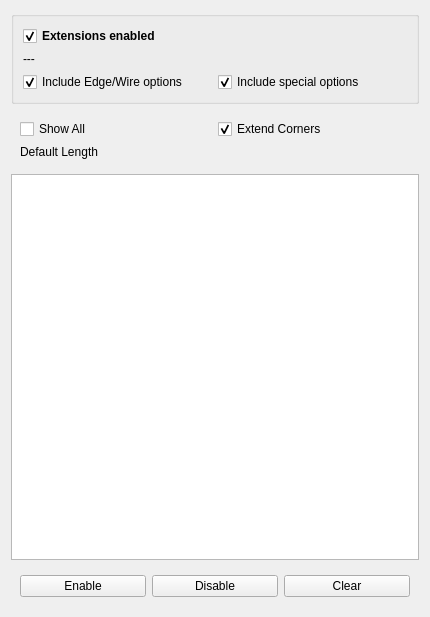
<?xml version="1.0" encoding="UTF-8"?>
<ui version="4.0">
 <class>Form</class>
 <widget class="QWidget" name="Form">
  <property name="geometry">
   <rect>
    <x>0</x>
    <y>0</y>
    <width>430</width>
    <height>617</height>
   </rect>
  </property>
  <property name="windowTitle">
   <string>Form</string>
  </property>
  <layout class="QVBoxLayout" name="verticalLayout">
   <item>
    <widget class="QGroupBox" name="groupBox">
     <property name="title">
      <string/>
     </property>
     <layout class="QGridLayout" name="gridLayout_2">
      <item row="2" column="0">
       <widget class="QCheckBox" name="includeEdges">
        <property name="text">
         <string>Include Edge/Wire options</string>
        </property>
        <property name="checked">
         <bool>true</bool>
        </property>
       </widget>
      </item>
      <item row="2" column="1">
       <widget class="QCheckBox" name="includeSpecial">
        <property name="text">
         <string>Include special options</string>
        </property>
        <property name="checked">
         <bool>true</bool>
        </property>
       </widget>
      </item>
      <item row="1" column="0" colspan="2">
       <widget class="QLabel" name="enableExtensionsWarning">
        <property name="text">
         <string>---</string>
        </property>
       </widget>
      </item>
      <item row="0" column="0" colspan="2">
       <widget class="QCheckBox" name="enableExtensions">
        <property name="font">
         <font>
          <pointsize>9</pointsize>
          <weight>75</weight>
          <bold>true</bold>
         </font>
        </property>
        <property name="text">
         <string>Extensions enabled</string>
        </property>
        <property name="checkable">
         <bool>true</bool>
        </property>
        <property name="checked">
         <bool>true</bool>
        </property>
       </widget>
      </item>
     </layout>
    </widget>
   </item>
   <item>
    <widget class="QWidget" name="extensionEdit" native="true">
     <layout class="QVBoxLayout" name="verticalLayout_2">
      <property name="leftMargin">
       <number>0</number>
      </property>
      <property name="topMargin">
       <number>0</number>
      </property>
      <property name="rightMargin">
       <number>0</number>
      </property>
      <property name="bottomMargin">
       <number>0</number>
      </property>
      <item>
       <widget class="QWidget" name="widget_2" native="true">
        <layout class="QGridLayout" name="gridLayout">
         <item row="3" column="1">
          <widget class="Gui::QuantitySpinBox" name="defaultLength" native="true">
           <property name="toolTip">
            <string>&lt;html&gt;&lt;head/&gt;&lt;body&gt;&lt;p&gt;Set the extent of the dimension -the default value is half the tool diameter.&lt;/p&gt;&lt;/body&gt;&lt;/html&gt;</string>
           </property>
           <property name="minimum" stdset="0">
            <double>-999999999.000000000000000</double>
           </property>
           <property name="maximum" stdset="0">
            <double>999999999.000000000000000</double>
           </property>
          </widget>
         </item>
         <item row="2" column="0">
          <widget class="QCheckBox" name="showExtensions">
           <property name="toolTip">
            <string>&lt;html&gt;&lt;head/&gt;&lt;body&gt;&lt;p&gt;If selected all potential extensions are visualised. Enabled extensions in purple and not enabled extensions in yellow.&lt;/p&gt;&lt;/body&gt;&lt;/html&gt;</string>
           </property>
           <property name="text">
            <string>Show All</string>
           </property>
          </widget>
         </item>
         <item row="3" column="0">
          <widget class="QLabel" name="label">
           <property name="text">
            <string>Default Length</string>
           </property>
          </widget>
         </item>
         <item row="2" column="1">
          <widget class="QCheckBox" name="extendCorners">
           <property name="toolTip">
            <string>&lt;html&gt;&lt;head/&gt;&lt;body&gt;&lt;p&gt;Extend the corner between two edges of a pocket. If selected adjacent edges are combined.&lt;/p&gt;&lt;/body&gt;&lt;/html&gt;</string>
           </property>
           <property name="text">
            <string>Extend Corners</string>
           </property>
           <property name="checked">
            <bool>true</bool>
           </property>
          </widget>
         </item>
        </layout>
       </widget>
      </item>
      <item>
       <widget class="QTreeView" name="extensionTree">
        <property name="toolTip">
         <string>&lt;html&gt;&lt;head/&gt;&lt;body&gt;&lt;p&gt;Tree of existing edges and their potential extensions.&lt;/p&gt;&lt;/body&gt;&lt;/html&gt;</string>
        </property>
        <property name="editTriggers">
         <set>QAbstractItemView::NoEditTriggers</set>
        </property>
        <property name="tabKeyNavigation">
         <bool>true</bool>
        </property>
        <property name="selectionMode">
         <enum>QAbstractItemView::ExtendedSelection</enum>
        </property>
        <property name="headerHidden">
         <bool>true</bool>
        </property>
        <attribute name="headerHighlightSections">
         <bool>true</bool>
        </attribute>
       </widget>
      </item>
      <item>
       <widget class="QWidget" name="widget" native="true">
        <layout class="QHBoxLayout" name="horizontalLayout">
         <item>
          <widget class="QPushButton" name="buttonEnable">
           <property name="toolTip">
            <string>&lt;html&gt;&lt;head/&gt;&lt;body&gt;&lt;p&gt;Enable the currently selected pocket extension.&lt;/p&gt;&lt;/body&gt;&lt;/html&gt;</string>
           </property>
           <property name="text">
            <string>Enable</string>
           </property>
          </widget>
         </item>
         <item>
          <widget class="QPushButton" name="buttonDisable">
           <property name="toolTip">
            <string>&lt;html&gt;&lt;head/&gt;&lt;body&gt;&lt;p&gt;Disable the currently selected pocket extension.&lt;/p&gt;&lt;/body&gt;&lt;/html&gt;</string>
           </property>
           <property name="text">
            <string>Disable</string>
           </property>
          </widget>
         </item>
         <item>
          <widget class="QPushButton" name="buttonClear">
           <property name="toolTip">
            <string>&lt;html&gt;&lt;head/&gt;&lt;body&gt;&lt;p&gt;Remove all currently enabled extensions - leaving the plain pocket operation.&lt;/p&gt;&lt;/body&gt;&lt;/html&gt;</string>
           </property>
           <property name="text">
            <string>Clear</string>
           </property>
          </widget>
         </item>
        </layout>
       </widget>
      </item>
     </layout>
    </widget>
   </item>
  </layout>
 </widget>
 <customwidgets>
  <customwidget>
   <class>Gui::QuantitySpinBox</class>
   <extends>QWidget</extends>
   <header>Gui/QuantitySpinBox.h</header>
  </customwidget>
 </customwidgets>
 <resources/>
 <connections/>
</ui>
